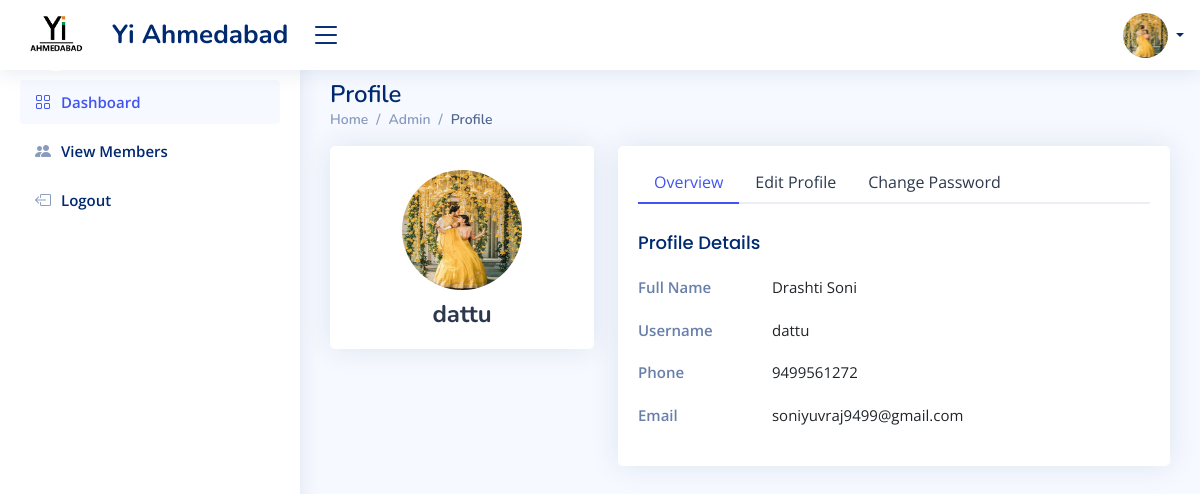
/Admin-Profile (signed in), run on an earlier commit of the app's database.
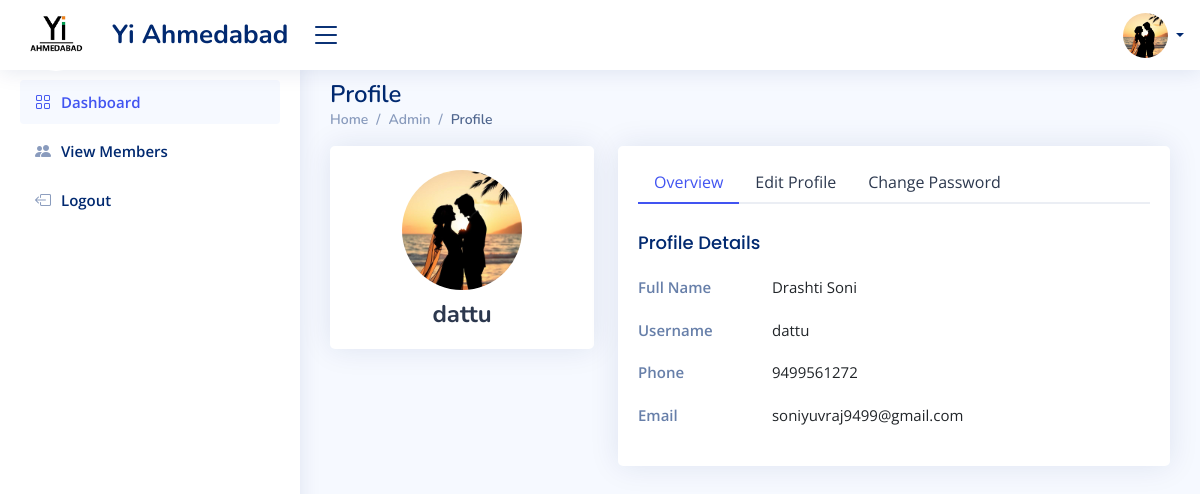
And on a later commit of the database.
### admin_app/models.py (models this page shows)
class LoginSide(AbstractUser):
    id = models.UUIDField(primary_key=True,default=uuid.uuid4,editable=False)
    login_role = models.ManyToManyField(Login_Role,)
    first_name = models.CharField(max_length=200,null=True)
    last_name = models.CharField(max_length=200)
    email = models.EmailField(max_length=200,unique=True,)
    photo = models.ImageField(upload_to='user_photo/', null=True,)
    phone_number = models.CharField(max_length=15,default='Phone Number')

### admin_app/views.py (the view)
# urls.py: path('Admin-Profile',Admin_Profile,name='Admin_Profile'),
@login_required(login_url='index')
def Admin_Profile(request):
    if not request.user.login_role.filter(name='Admin').exists():
        return redirect('Error-Page')
    return render(request, 'Admin/Admin_Profile.html')

### admin_app/Templates/Admin/Admin_Profile.html (shortened to what this page needs)
{% load static %}
<!DOCTYPE html>
<html lang="en">
<head>
  <link href="{% static 'assets/vendor/bootstrap/css/bootstrap.min.css'  %}" rel="stylesheet">
  <link href="{% static 'assets/vendor/bootstrap-icons/bootstrap-icons.css' %}" rel="stylesheet">
  <link href="{% static 'assets/css/style.css' %}" rel="stylesheet">
</head>
<body>
        {% include 'Admin/components/header.html' %}
  {% include 'Admin/components/side_navbar.html' %}
<main id="main" class="main">
    <div class="pagetitle">
      <h1>Profile</h1>
      <nav>
        <ol class="breadcrumb">
          <li class="breadcrumb-item"><a href="{% url 'Admin_Dashboard' %}">Home</a></li>
          <li class="breadcrumb-item">Admin</li>
          <li class="breadcrumb-item active">Profile</li>
        </ol>
      </nav>
    </div>
    <section class="section profile">
      <div class="row">
        <div class="col-xl-4">
          <div class="card">
            <div class="card-body profile-card pt-4 d-flex flex-column align-items-center">
              <img src="{% if user.photo %}{{ user.photo.url }}{% else %}{% static 'Image/img.png' %}{% endif %}" height="120px" width="120px"  alt="Profile" class="rounded-circle">
              <h2>{{ user.username }}</h2>
            </div>
          </div>
        </div>
        <div class="col-xl-8">
          <div class="card">
            <div class="card-body pt-3">
              <ul class="nav nav-tabs nav-tabs-bordered">
                <li class="nav-item">
                  <button class="nav-link active" data-bs-toggle="tab" data-bs-target="#profile-overview">Overview</button>
                </li>
                <li class="nav-item">
                  <button class="nav-link" data-bs-toggle="tab" data-bs-target="#profile-edit">Edit Profile</button>
                </li>
                <li class="nav-item">
                  <button class="nav-link" data-bs-toggle="tab" data-bs-target="#profile-change-password">Change Password</button>
                </li>
              </ul>
              <div class="tab-content pt-2">
                <div class="tab-pane fade show active profile-overview" id="profile-overview">
                  <h5 class="card-title">Profile Details</h5>
                  <div class="row">
                    <div class="col-lg-3 col-md-4 label ">Full Name</div>
                    <div class="col-lg-9 col-md-8">{{ user.first_name }} {{ user.last_name}} </div>
                  </div>
                  <div class="row">
                    <div class="col-lg-3 col-md-4 label">Username</div>
                    <div class="col-lg-9 col-md-8">{{ user.username }}</div>
                  </div>
                  <div class="row">
                    <div class="col-lg-3 col-md-4 label">Phone</div>
                    <div class="col-lg-9 col-md-8">{{ user.phone_number }}</div>
                  </div>
                  <div class="row">
                    <div class="col-lg-3 col-md-4 label">Email</div>
                    <div class="col-lg-9 col-md-8">{{ user.email }}</div>
                  </div>
                </div>
              </div>
            </div>
          </div>
        </div>
      </div>
    </section>
  </main>
</body>
</html>

### admin_app/Templates/Admin/components/header.html (shortened to what this page needs)
{% load static %}
<header id="header" class="header fixed-top d-flex align-items-center">
    <div class="d-flex align-items-center justify-content-between">
      <a href="{% url 'Admin_Dashboard' %}" class="logo d-flex align-items-center">
  <img src="{% static 'Image/YIIMG.png' %}" alt="logo img" class="rounded-circle" >
        <span class="d-none d-lg-block">Yi Ahmedabad</span>
      </a>
      <i class="bi bi-list toggle-sidebar-btn"></i>
    </div>
    <nav class="header-nav ms-auto">
      <ul class="d-flex align-items-center">
        <li class="nav-item dropdown pe-3">
          <a class="nav-link nav-profile d-flex align-items-center pe-0" href="#" data-bs-toggle="dropdown">
            <img src="{% if user.photo %}{{ user.photo.url }}{% else %}{% static 'Image/img.png' %}{% endif %}" height="45px" width="45px" alt="Profile" class="rounded-circle">
            <span class="d-none d-md-block dropdown-toggle ps-2"></span>
          </a>
        </li>
      </ul>
    </nav>
  </header>

What changed in the data, as far as the page shows it:
changed LoginSide "dattu": photo: a different picture
